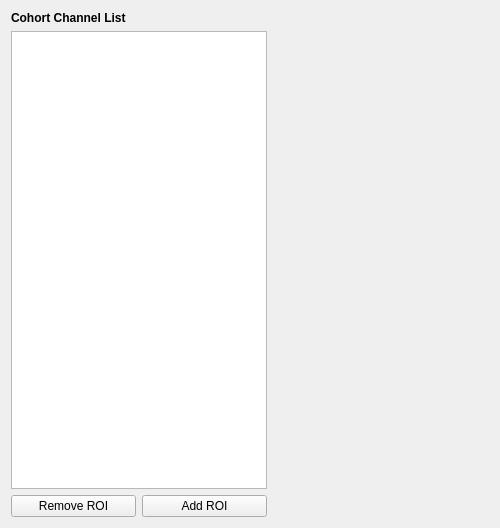
<?xml version="1.0" encoding="UTF-8"?>
<ui version="4.0">
 <class>ROIStep</class>
 <widget class="QWidget" name="ROIStep">
  <property name="geometry">
   <rect>
    <x>0</x>
    <y>0</y>
    <width>500</width>
    <height>528</height>
   </rect>
  </property>
  <property name="windowTitle">
   <string/>
  </property>
  <property name="styleSheet">
   <string notr="true">font: 12pt &quot;Roboto&quot;;</string>
  </property>
  <layout class="QHBoxLayout" name="horizontalLayout_2">
   <item>
    <layout class="QVBoxLayout" name="verticalLayout">
     <item>
      <widget class="QLabel" name="label_3">
       <property name="text">
        <string>&lt;html&gt;&lt;head/&gt;&lt;body&gt;&lt;p&gt;&lt;span style=&quot; font-weight:600;&quot;&gt;Cohort Channel List&lt;/span&gt;&lt;/p&gt;&lt;/body&gt;&lt;/html&gt;</string>
       </property>
      </widget>
     </item>
     <item>
      <widget class="QListWidget" name="chan_cohort_listWidget"/>
     </item>
     <item>
      <layout class="QHBoxLayout" name="horizontalLayout">
       <item>
        <widget class="QPushButton" name="pushButton_rem_ROI">
         <property name="text">
          <string>Remove ROI</string>
         </property>
        </widget>
       </item>
       <item>
        <widget class="QPushButton" name="add_ROI_pushButton">
         <property name="text">
          <string>Add ROI</string>
         </property>
        </widget>
       </item>
      </layout>
     </item>
    </layout>
   </item>
   <item>
    <spacer name="horizontalSpacer">
     <property name="orientation">
      <enum>Qt::Horizontal</enum>
     </property>
     <property name="sizeHint" stdset="0">
      <size>
       <width>215</width>
       <height>20</height>
      </size>
     </property>
    </spacer>
   </item>
  </layout>
 </widget>
 <resources>
  <include location="../../../../../snooz-toolbox/src/main/python/ui/themes/themes.qrc"/>
 </resources>
 <connections>
  <connection>
   <sender>add_ROI_pushButton</sender>
   <signal>clicked()</signal>
   <receiver>ROIStep</receiver>
   <slot>add_ROI_slot()</slot>
   <hints>
    <hint type="sourcelabel">
     <x>204</x>
     <y>504</y>
    </hint>
    <hint type="destinationlabel">
     <x>249</x>
     <y>263</y>
    </hint>
   </hints>
  </connection>
  <connection>
   <sender>pushButton_rem_ROI</sender>
   <signal>clicked()</signal>
   <receiver>ROIStep</receiver>
   <slot>rem_ROI_slot()</slot>
   <hints>
    <hint type="sourcelabel">
     <x>87</x>
     <y>504</y>
    </hint>
    <hint type="destinationlabel">
     <x>249</x>
     <y>263</y>
    </hint>
   </hints>
  </connection>
 </connections>
 <slots>
  <slot>add_ROI_slot()</slot>
  <slot>rem_ROI_slot()</slot>
 </slots>
</ui>
